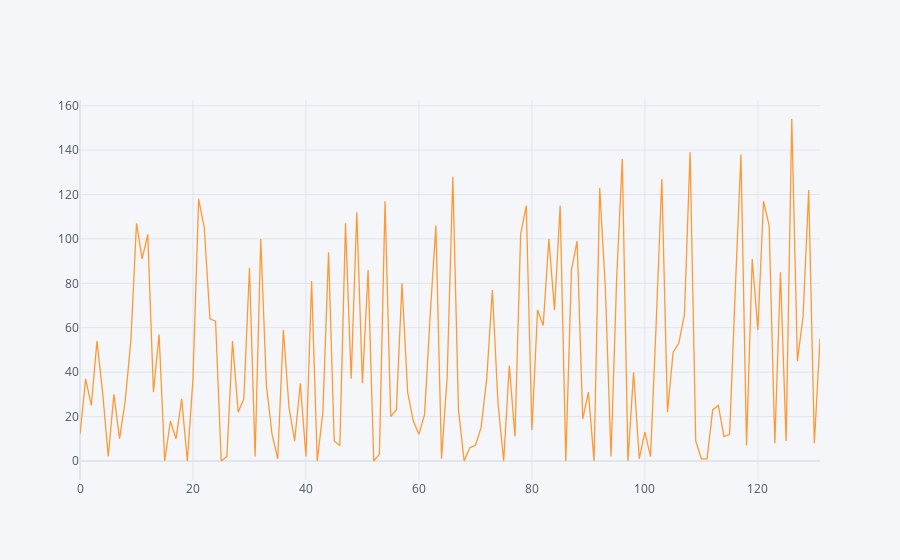

The notebook cell this image was saved under:
### Code cell
data['x']= list(data.index)

data.iplot(kind='line',x= 'x',y='Runs',size=5)

### Figure 1 — Plotly figure (JSON) as saved in the notebook; plotly's stock layout.template omitted (floating-point values rounded to 4 significant figures; data arrays with more than 128 entries replaced by an {"elided": "..."} marker saying what was removed)
{"data": [{"line": {"color": "rgba(255, 153, 51, 1.0)", "dash": "solid", "shape": "linear", "width": 1.3}, "mode": "lines", "name": "Runs", "text": "", "type": "scatter", "x": {"elided": "132 int values"}, "y": {"elided": "132 int values"}}], "layout": {"legend": {"bgcolor": "#F5F6F9", "font": {"color": "#4D5663"}}, "paper_bgcolor": "#F5F6F9", "plot_bgcolor": "#F5F6F9", "title": {"font": {"color": "#4D5663"}}, "xaxis": {"gridcolor": "#E1E5ED", "showgrid": true, "tickfont": {"color": "#4D5663"}, "title": {"font": {"color": "#4D5663"}, "text": ""}, "zerolinecolor": "#E1E5ED"}, "yaxis": {"gridcolor": "#E1E5ED", "showgrid": true, "tickfont": {"color": "#4D5663"}, "title": {"font": {"color": "#4D5663"}, "text": ""}, "zerolinecolor": "#E1E5ED"}}}
